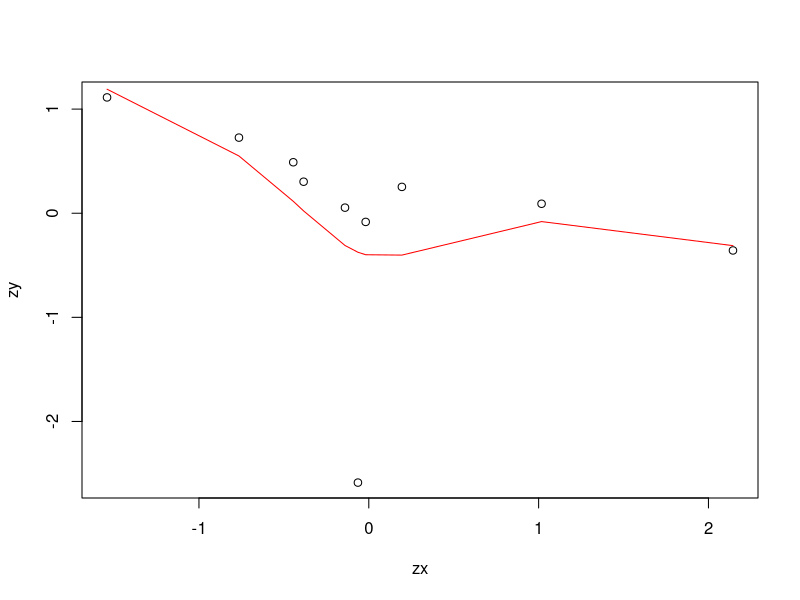

The R source for this figure:
# covariance

x <- matrix(round(rnorm(20), 2), 10, 2, byrow = TRUE)
x_xbar <- x[, 1] - mean(x[, 1])
y_ybar <- x[, 2] - mean(x[, 2])
numer <- sum(x_xbar*y_ybar)
denom <- dim(x)[[1]]-1
mycov <- numer/denom
print(mycov)

# correlation

mycorel <- cov(x[, 1], x[, 2])/(sd(x[, 1])*sd(x[, 2]))
mycorel

# outliers

zx <- (x[, 1]-mean(x[,1]))/sd(x[,1])
zy <- (x[, 2]-mean(x[,2]))/sd(x[,2])
	# plot for above values

li <- smooth.spline(zx, zy, spar = 0.6)
plot(zx, zy); lines(li, col = "red")